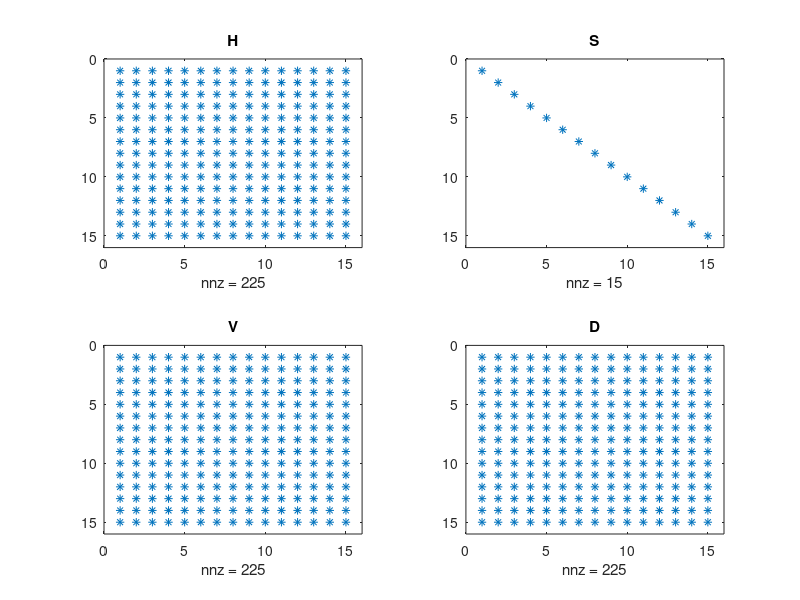

The MATLAB script that drew this image:
n = 15;
H = zeros(n);
for i = 1:n
    for j = 1:n
        H(i,j) = 1 / (i + j - 1);
    end
end
x = ones(n,1);
b = H * x;
x_solve = H \ b;
dx = norm(x - x_solve);
disp("Part A result: ");
disp(dx)


% part b
n = 15;
H = zeros(n);
for i = 1:n
    for j = 1:n
        H(i,j) = 1 / (i + j - 1);
    end
end

[U, S, V] = svd(H);

subplot(2,2,1)
spy(H)
title('H')

subplot(2,2,2)
spy(S)
title('S')

subplot(2,2,3)
spy(V)
title('V')

subplot(2,2,4)
spy(U)
title('D')

disp("Part b's result are figures as showed.")

% part c
sinv = S';
for i = 1:15
    sinv(i,i) = 1.0 / S(i,i);
end
Ainv = V * sinv * U';
x_svd = Ainv * b;
error = H * x_svd - b;
norm_x = norm(error);
disp("Part C result: ")
disp(norm_x);

%part d
invS = inv(S);
accuracy = zeros(4,1);
tol = [1e-10, 1e-12, 1e-14, 1e-16];
for i = 1:length(tol)
    S_filt = S;
    invS_filt = invS;
    for j = 1:15
        if S(j,j) < tol(i)
            S_filt(j,j) = 0;
            invS_filt(j,j) = 0;
        end
    end
    Hinv = V * invS_filt * U';
    x_svd_filt = Hinv * b;
    dx_svd_filt = norm(x - x_svd_filt);
    accuracy(i) = dx_svd_filt;
end
disp("Part D result: ")
disp('Tolerance      Accuracy');
disp([tol', accuracy]);

